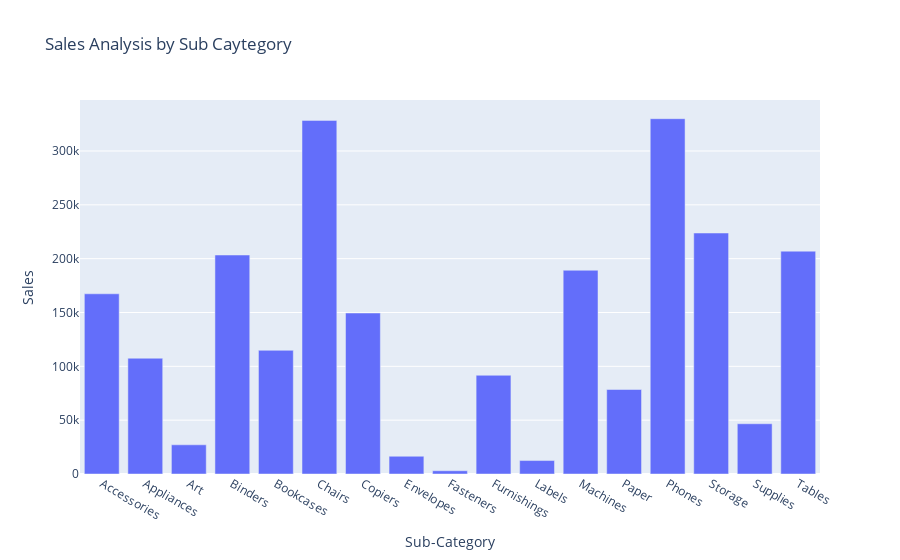

Notebook code cell kept with this figure:
### Code cell
fig=px.bar(sales_by_subcategory,
           x='Sub-Category',
           y='Sales',
           title="Sales Analysis by Sub Caytegory")

fig.show()

### Figure 1 — Plotly figure (JSON) as saved in the notebook; plotly's stock layout.template omitted (floating-point values rounded to 4 significant figures)
{"data": [{"alignmentgroup": "True", "hovertemplate": "Sub-Category=%{x}<br>Sales=%{y}<extra></extra>", "legendgroup": "", "marker": {"color": "#636efa", "pattern": {"shape": ""}}, "name": "", "offsetgroup": "", "orientation": "v", "showlegend": false, "textposition": "auto", "type": "bar", "x": ["Accessories", "Appliances", "Art", "Binders", "Bookcases", "Chairs", "Copiers", "Envelopes", "Fasteners", "Furnishings", "Labels", "Machines", "Paper", "Phones", "Storage", "Supplies", "Tables"], "xaxis": "x", "y": [167400.0, 107500.0, 27120.0, 203400.0, 114900.0, 328400.0, 149500.0, 16480.0, 3024.0, 91710.0, 12490.0, 189200.0, 78480.0, 330000.0, 223800.0, 46670.0, 207000.0], "yaxis": "y"}], "layout": {"autosize": true, "barmode": "relative", "legend": {"tracegroupgap": 0}, "title": {"text": "Sales Analysis by Sub Caytegory"}, "xaxis": {"anchor": "y", "autorange": true, "domain": [0, 1], "range": [-0.5, 16.5], "title": {"text": "Sub-Category"}, "type": "category"}, "yaxis": {"anchor": "x", "autorange": true, "domain": [0, 1], "range": [0, 347400.0], "title": {"text": "Sales"}, "type": "linear"}}}
